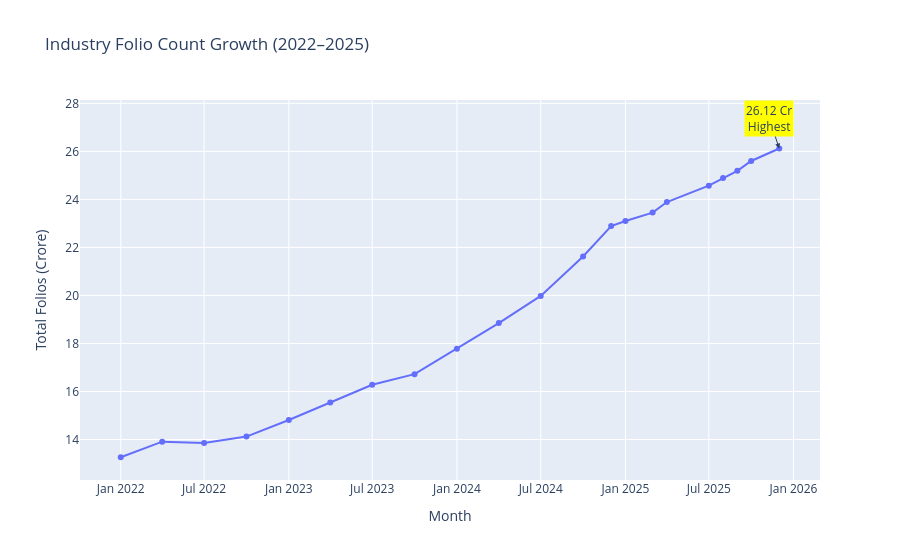

Notebook code for this chart:
### Code cell
max_row = folio.loc[folio["total_folios_crore"].idxmax()]

fig.add_annotation(
    x=max_row["month"],
    y=max_row["total_folios_crore"],
    text=f'{max_row["total_folios_crore"]:.2f} Cr<br>Highest',
    showarrow=True,
    arrowhead=2,
    bgcolor="yellow"
)

fig.show()

### Figure 1 — Plotly figure (JSON) as saved in the notebook; plotly's stock layout.template omitted (floating-point values rounded to 4 significant figures)
{"data": [{"hovertemplate": "month=%{x}<br>total_folios_crore=%{y}<extra></extra>", "legendgroup": "", "line": {"color": "#636efa", "dash": "solid"}, "marker": {"symbol": "circle"}, "mode": "lines+markers", "name": "", "orientation": "v", "showlegend": false, "type": "scatter", "x": ["2022-01-01T00:00:00.000000000", "2022-04-01T00:00:00.000000000", "2022-07-01T00:00:00.000000000", "2022-10-01T00:00:00.000000000", "2023-01-01T00:00:00.000000000", "2023-04-01T00:00:00.000000000", "2023-07-01T00:00:00.000000000", "2023-10-01T00:00:00.000000000", "2024-01-01T00:00:00.000000000", "2024-04-01T00:00:00.000000000", "2024-07-01T00:00:00.000000000", "2024-10-01T00:00:00.000000000", "2024-12-01T00:00:00.000000000", "2025-01-01T00:00:00.000000000", "2025-03-01T00:00:00.000000000", "2025-04-01T00:00:00.000000000", "2025-07-01T00:00:00.000000000", "2025-08-01T00:00:00.000000000", "2025-09-01T00:00:00.000000000", "2025-10-01T00:00:00.000000000", "2025-12-01T00:00:00.000000000"], "xaxis": "x", "y": [13.26, 13.91, 13.85, 14.12, 14.81, 15.54, 16.28, 16.72, 17.78, 18.85, 19.98, 21.62, 22.89, 23.1, 23.45, 23.89, 24.57, 24.89, 25.19, 25.6, 26.12], "yaxis": "y"}], "layout": {"annotations": [{"arrowhead": 2, "bgcolor": "yellow", "showarrow": true, "text": "26.12 Cr<br>Highest", "x": "2025-12-01T00:00:00", "y": 26.12}], "legend": {"tracegroupgap": 0}, "title": {"text": "Industry Folio Count Growth (2022–2025)"}, "xaxis": {"anchor": "y", "domain": [0, 1], "title": {"text": "Month"}}, "yaxis": {"anchor": "x", "domain": [0, 1], "title": {"text": "Total Folios (Crore)"}}}}
